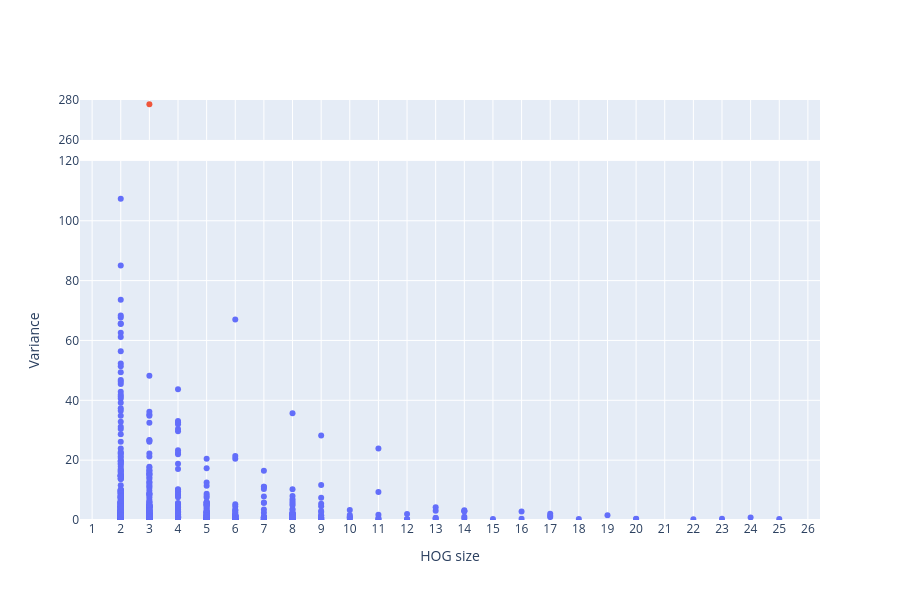

This figure's notebook cell:
### Markdown cell above
Plot

### Code cell
#separate the outlier 
low = variance_within_hog[variance_within_hog["variance"] <= 120]
high = variance_within_hog[variance_within_hog["variance"] > 120]

#create two subplots 
fig4 = make_subplots(
    rows=2, cols=1,
    shared_xaxes=True,
    row_heights=[0.1, 0.9],  # small top, big bottom
    vertical_spacing=0.05
)

#Add bottom panel (main plot)
fig4.add_trace(
    go.Scatter(
        x=low["HOG_size"],
        y=low["variance"],
        mode="markers",
        hovertext=low["HOG"],
        name="Variance"
    ),
    row=2, col=1
)

#Add top panel (outlier)
fig4.add_trace(
    go.Scatter(
        x=high["HOG_size"],
        y=high["variance"],
        mode="markers",
        hovertext=high["HOG"],
        name="Outlier"
    ),
    row=1, col=1
)

#set axis rate
fig4.update_yaxes(range=[0,120], row=2, col=1)
fig4.update_yaxes(range=[260,280], 
                  tickmode="array",
                  tickvals=[260,280],
                  row=1, col=1)

fig4.update_layout(
    height=600,
    showlegend=False,
)
# Set bottom axis titles
fig4.update_xaxes(title_text="HOG size", row=2, col=1, tickmode="linear", dtick=1)
fig4.update_yaxes(title_text="Variance", row=2, col=1)

#top x axis ticks
fig4.update_xaxes(row=1, col=1, tickmode="linear", dtick=1)
fig4.show()

### Figure 1 — Plotly figure (JSON) as saved in the notebook; plotly's stock layout.template omitted (floating-point values rounded to 4 significant figures; data arrays with more than 128 entries replaced by an {"elided": "..."} marker saying what was removed)
{"data": [{"hovertext": {"elided": "2676 str values"}, "mode": "markers", "name": "Variance", "type": "scatter", "x": {"elided": "2676 int values"}, "xaxis": "x2", "y": {"elided": "2676 float values"}, "yaxis": "y2"}, {"hovertext": ["N0.HOG0000055"], "mode": "markers", "name": "Outlier", "type": "scatter", "x": [3], "xaxis": "x", "y": [277.9], "yaxis": "y"}], "layout": {"height": 600, "showlegend": false, "xaxis": {"anchor": "y", "domain": [0, 1], "dtick": 1, "matches": "x2", "showticklabels": false, "tickmode": "linear"}, "xaxis2": {"anchor": "y2", "domain": [0, 1], "dtick": 1, "tickmode": "linear", "title": {"text": "HOG size"}}, "yaxis": {"anchor": "x", "domain": [0.905, 1], "range": [260, 280], "tickmode": "array", "tickvals": [260, 280]}, "yaxis2": {"anchor": "x2", "domain": [0, 0.855], "range": [0, 120], "title": {"text": "Variance"}}}}
